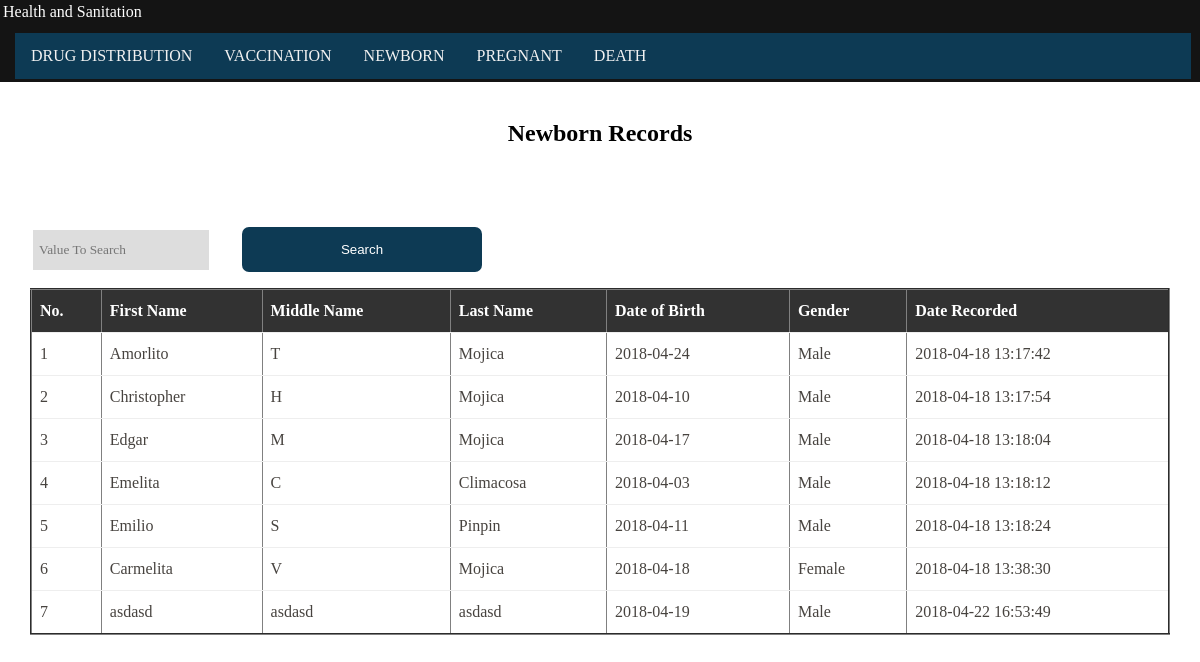
The app's page /Health_and_Sanitation/birth.php, older data.
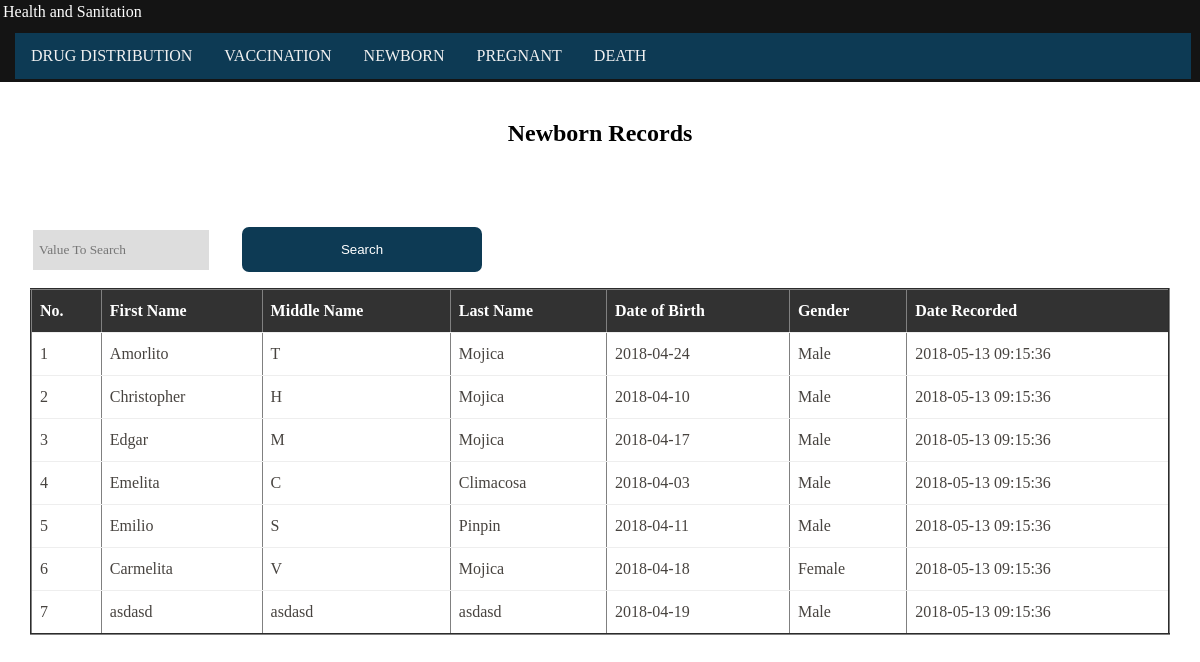
The same page, newer data.
### tables this page shows
CREATE TABLE `resident_detail` (
  `res_ID` int(11) UNSIGNED NOT NULL COMMENT 'Primary Key',
  `res_Img` longblob,
  `res_fName` varchar(50) DEFAULT NULL,
  `res_mName` varchar(50) DEFAULT NULL,
  `res_lName` varchar(50) DEFAULT NULL,
  `position_ID` int(11) UNSIGNED DEFAULT NULL,
  `suffix_ID` int(11) UNSIGNED DEFAULT NULL COMMENT 'e.g. Jr., II',
  `res_Bday` date DEFAULT NULL,
  `marital_ID` int(11) UNSIGNED DEFAULT NULL,
  `country_ID` int(11) UNSIGNED DEFAULT NULL,
  `gender_ID` int(11) UNSIGNED DEFAULT NULL,
  `religion_ID` int(11) UNSIGNED DEFAULT NULL,
  `occupation_ID` int(11) UNSIGNED DEFAULT NULL,
  `occuStat_ID` int(11) UNSIGNED DEFAULT NULL,
  `res_Date_Record` timestamp NOT NULL DEFAULT CURRENT_TIMESTAMP ON UPDATE CURRENT_TIMESTAMP,
  `occupant_ID` int(11) UNSIGNED DEFAULT NULL,
  `res_Height` int(20) DEFAULT NULL,
  `res_Weight` int(20) DEFAULT NULL,
  `Status` varchar(255) NOT NULL
);

CREATE TABLE `ref_gender` (
  `gender_ID` int(11) UNSIGNED NOT NULL COMMENT 'Primary Key',
  `gender_Name` varchar(8) DEFAULT NULL
);

### Health_and_Sanitation/birth.php (the view, shortened to what this page needs)
<?php
require('db.php');
?>
<!DOCTYPE html>
<html>
<head>
</head>
<body>
<link href="css/design.css" rel="stylesheet" type="text/css">
<body>
	<div class="label"> Health and Sanitation
						<div class="nav">
							<a href="distribute.php">Drug Distribution</a>
							<a href="vaccine.php">Vaccination</a>
							<a href="birth.php">Newborn</a>
							<a href="pregnant.php">Pregnant</a>
							<a href="death.php">Death</a>
						</div>
</div><br>
        <center>
        	<?php
if (isset($_POST['search'])) {
    $valueToSearch = $_POST['valueToSearch'];
    $query         = "SELECT res_ID,
res_fName,
res_mName,
res_lName,
rs.suffix,
res_Bday,
rg.gender_Name,
rms.marital_Name,
rr.religion_Name,
rc.country_nationality,
rc.country_citizenship,
ro.occupation_Name,
ros.occuStat_Name,
res_Date_Record,
TIMESTAMPDIFF(YEAR,res_Bday,CURDATE()) AS Age,
(case
 when (TIMESTAMPDIFF(Month,res_Bday,CURDATE())<=1) then 'Maternal and Newborn'
   end) Age_Stage
FROM resident_detail rd
LEFT JOIN ref_suffixname rs ON rd.suffix_ID = rs.suffix_ID
LEFT JOIN ref_gender rg ON rd.gender_ID = rg.gender_ID
LEFT JOIN ref_marital_status rms ON rd.marital_ID = rms.marital_ID
LEFT JOIN ref_religion rr ON rd.religion_ID = rr.religion_ID
LEFT JOIN ref_occupation ro ON rd.occupation_ID = ro.occupation_ID
LEFT JOIN ref_occupation_status ros ON rd.occuStat_ID = ros.occuStat_ID
LEFT JOIN ref_country rc ON rd.country_ID = rc.country_ID WHERE TIMESTAMPDIFF(YEAR,res_Bday,CURDATE())  BETWEEN '0' AND '1' and concat(res_fName,res_mName,res_lName,res_Bday,gender_Name) LIKE '%".$valueToSearch."%'";
    $search_result = filterTable($query);
} else {
    $query         ="SELECT res_ID,
res_fName,
res_mName,
res_lName,
rs.suffix,
res_Bday,
rg.gender_Name,
rms.marital_Name,
rr.religion_Name,
rc.country_nationality,
rc.country_citizenship,
ro.occupation_Name,
ros.occuStat_Name,
res_Date_Record,
TIMESTAMPDIFF(YEAR,res_Bday,CURDATE()) AS Age,
(case
 when (TIMESTAMPDIFF(Month,res_Bday,CURDATE())<=1) then 'Maternal and Newborn'
 when (TIMESTAMPDIFF(Month,res_Bday,CURDATE())<=1 and TIMESTAMPDIFF(Month,res_Bday,CURDATE())<=12) then 'Babies'
when (TIMESTAMPDIFF(Month,res_Bday,CURDATE())<=13 and TIMESTAMPDIFF(Month,res_Bday,CURDATE())<=24) then 'Toddlers'
when (TIMESTAMPDIFF(Year,res_Bday,CURDATE())<=2 and TIMESTAMPDIFF(Year,res_Bday,CURDATE())<=4) then 'Preschoolers'
 when (TIMESTAMPDIFF(Year,res_Bday,CURDATE())<=5 and TIMESTAMPDIFF(Year,res_Bday,CURDATE())<=8) then 'School Age Children'
 when (TIMESTAMPDIFF(Year,res_Bday,CURDATE())<=9 and TIMESTAMPDIFF(Year,res_Bday,CURDATE())<=12) then 'Tweens '
when (TIMESTAMPDIFF(Year,res_Bday,CURDATE())<=13 and TIMESTAMPDIFF(Year,res_Bday,CURDATE())<=19) then 'Teenager'
when (TIMESTAMPDIFF(Year,res_Bday,CURDATE())<=20 and TIMESTAMPDIFF(Year,res_Bday,CURDATE())<=35) then 'Young Adult'
when (TIMESTAMPDIFF(Year,res_Bday,CURDATE())<=36 and TIMESTAMPDIFF(Year,res_Bday,CURDATE())<=55) then 'Middle-Aged Adults'
when (TIMESTAMPDIFF(Year,res_Bday,CURDATE())<=56 and TIMESTAMPDIFF(Year,res_Bday,CURDATE())<=100) then 'Senior'
   end) Age_Stage
FROM resident_detail rd
LEFT JOIN ref_suffixname rs ON rd.suffix_ID = rs.suffix_ID
LEFT JOIN ref_gender rg ON rd.gender_ID = rg.gender_ID
LEFT JOIN ref_marital_status rms ON rd.marital_ID = rms.marital_ID
LEFT JOIN ref_religion rr ON rd.religion_ID = rr.religion_ID
LEFT JOIN ref_occupation ro ON rd.occupation_ID = ro.occupation_ID
LEFT JOIN ref_occupation_status ros ON rd.occuStat_ID = ros.occuStat_ID
LEFT JOIN ref_country rc ON rd.country_ID = rc.country_ID WHERE TIMESTAMPDIFF(YEAR,res_Bday,CURDATE())  BETWEEN '0' AND '1'";
}
function filterTable($query)
{
    $connect       = mysqli_connect("localhost", "root", "", "bmis_db");
    $filter_Result = mysqli_query($connect, $query);
    return $filter_Result;
}
?>
<h2>Newborn Records</h2>
<form action="birth.php" method="post">
            <p align="left">&nbsp&nbsp&nbsp&nbsp&nbsp&nbsp&nbsp<input type="text" name="valueToSearch" placeholder="Value To Search">
            &nbsp&nbsp&nbsp<input type="submit" name="search" value="Search" ></p>
<table width="95%" border="2" style="border-collapse:collapse;">
<thead>
<tr><th><strong>No.</strong></th><th><strong>First Name</strong></th><th><strong>Middle Name</strong></th><th><strong>Last Name</strong></th><th><strong>Date of Birth</strong></th><th><strong>Gender</strong></th><th><strong>Date Recorded</strong></th></tr>
</thead>
<tbody>
	<?php
$count=1;
$result = mysqli_query($con,$query);
while ($row = mysqli_fetch_assoc($result)) {
  ?>
<tr>
	<td align="center"><?php echo $count; ?></td>
	<td align="center"><?php echo $row["res_fName"]; ?></td>
	<td align="center"><?php echo $row["res_mName"]; ?></td>
	<td align="center"><?php echo $row["res_lName"]; ?></td>
		<td align="center"><?php echo $row["res_Bday"]; ?></td>
			<td align="center"><?php echo $row["gender_Name"]; ?></td>
			<td align="center"><?php echo $row["res_Date_Record"]; ?></td>
	</tr>
<?php $count++; }
?>
</tbody>
</table>
</center>
</body>
</html>

### Health_and_Sanitation/css/design.css (style rules this page uses)
body { font-family: calibri; margin: 0; padding: 0; }
.label { background-color: #141414; width:100%; height:auto; padding-left: 3px; padding-top:3px; padding-bottom: 3px; color: white; top: 0; }
.nav { background-color: #0d3a54; margin-left:1%; margin-top:1%; margin-right:1%; border: none; width:98%; position: relative; overflow: hidden; text-transform: uppercase; font-family: calibri; }
.nav a { float: left; display: block; color: #f2f2f2; text-align: center; padding: 14px 16px; text-decoration: none; }
input[type=text] { text-align:left; padding: 12px 6px; color: #444444; border: #2a992c; background-color: #dddddd; margin-top:5px; margin-left:5px; margin-right:5px; font-family: calibri; }
input[type=submit] { background-color: #0d3a54; border: none; padding: none; color: white; width:20%; height: 45px; margin-top:5%; margin-left:1%; margin-right:1%; border-radius: 7px; }
table { margin: 1em 0 3em 0; }
table tr th, table tr td { background: #323232; color: #FFF; padding: 0.75em 0.5em; text-align: left; }
table tr td { background: #FFF; color: #47433F; border-top: 1px solid #EEE; }

Row changes from the older to the newer data that the page shows:
changed resident_detail "Amorlito": res_Date_Record "2018-04-18 13:17:42" → "2018-05-13 09:15:36"
changed resident_detail "Christopher": res_Date_Record "2018-04-18 13:17:54" → "2018-05-13 09:15:36"
changed resident_detail "Edgar": res_Date_Record "2018-04-18 13:18:04" → "2018-05-13 09:15:36"
changed resident_detail "Emelita": res_Date_Record "2018-04-18 13:18:12" → "2018-05-13 09:15:36"
changed resident_detail "Emilio": res_Date_Record "2018-04-18 13:18:24" → "2018-05-13 09:15:36"
changed resident_detail "Carmelita": res_Date_Record "2018-04-18 13:38:30" → "2018-05-13 09:15:36"
changed resident_detail "asdasd": res_Date_Record "2018-04-22 16:53:49" → "2018-05-13 09:15:36"
